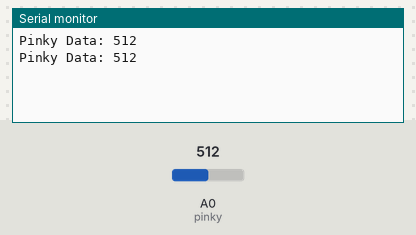
Simulated run of this sketch. Board: Arduino Uno, built with avr-gcc and run on an emulated ATmega328P. On the bench: the last lines printed to the serial monitor. The inputs (shaded band) are chosen by the test bench; at power-on: A0 (pinky) = 512.

Above: at 3.8 s.
3.9 s: A0 (pinky) set to 716
At 7.1 s:
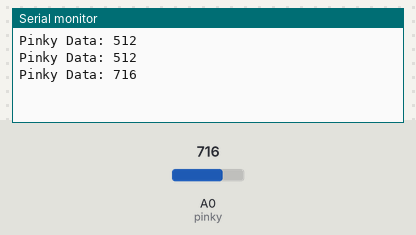
7.8 s: A0 (pinky) set to 900
At 9.3 s:
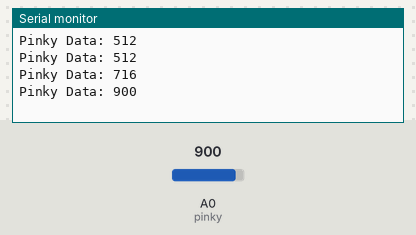
Timing chart, 0 to 10.8 s (numbered marks = the images above; inputs shaded):
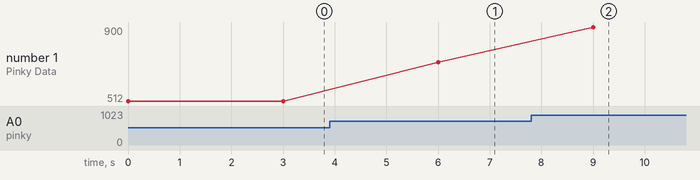

The sketch:

flex_unit_test.ino
```cpp
#include <Wire.h>
#include <Adafruit_MPU6050.h>

Adafruit_MPU6050 mpu;

int pinky = A0;
int pinkyData = 0;

void setup() {
  // put your setup code here, to run once:
  Serial.begin(9600);
  pinMode(pinky, INPUT);
}

void loop() {
  pinkyData = analogRead(pinky);
  Serial.print("Pinky Data: ");
  Serial.print(pinkyData);
  Serial.println("");
  delay(3000);
}
```

Measured:
- after the input at 3.9 s, the serial monitor: prints a new line after 2.1 s (image 1)
- after the input at 7.8 s, the serial monitor: prints a new line after 1.2 s (image 2)
- plotted number 1: 512 → 716 after the input at 3.9 s, 716 → 900 after the input at 7.8 s
